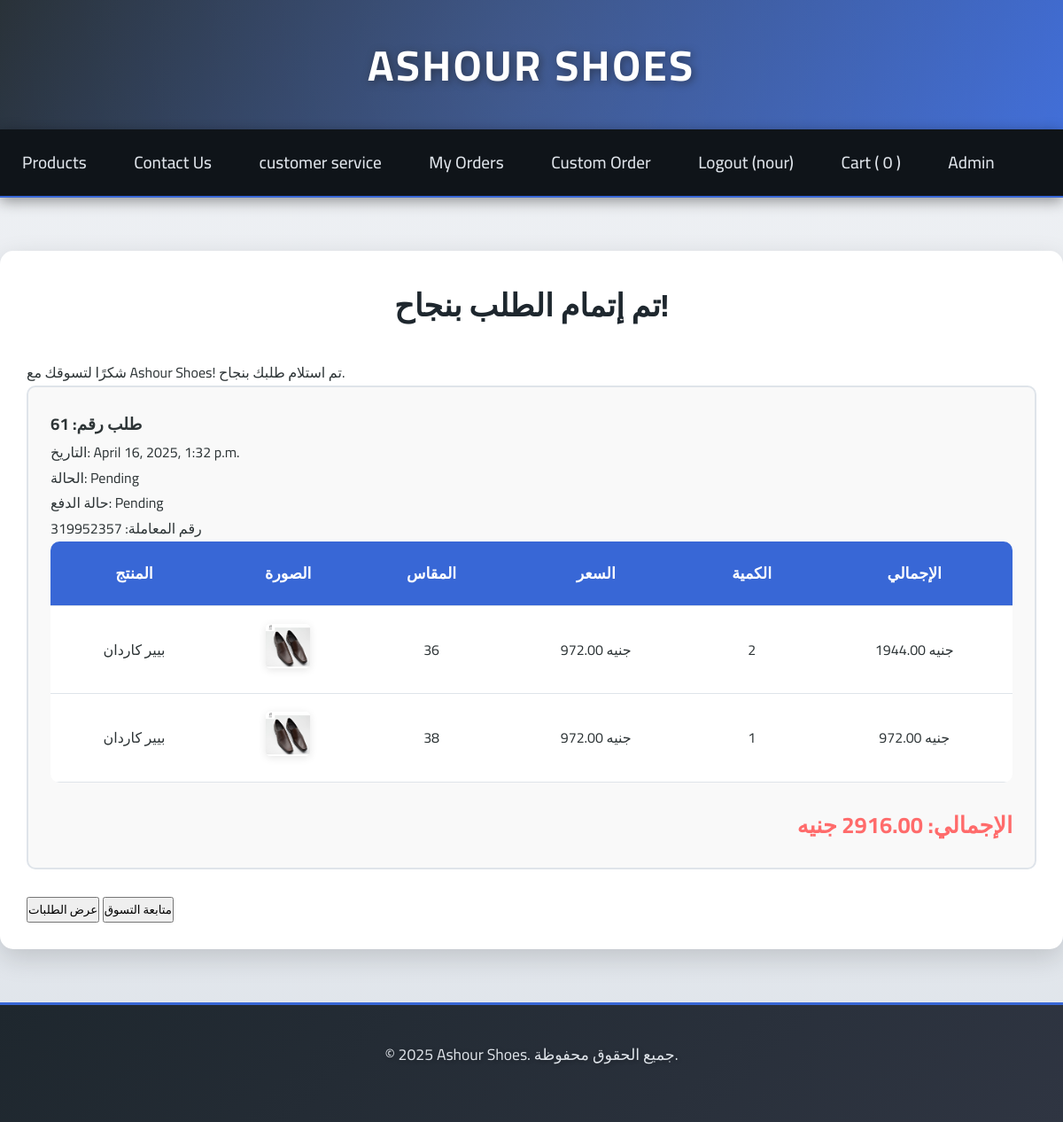
Page /order-confirmation/61/ (signed in) on the committed database.
### shop/models.py (models this page shows, shortened)
class Cart(models.Model):
    user = models.OneToOneField(User, on_delete=models.CASCADE)
    created_at = models.DateTimeField(auto_now_add=True)

class Order(models.Model):
    PAYMENT_CHOICES = [
        ('cash', 'الدفع عند الاستلام'),
        ('online', 'دفع إلكتروني'),
    ]
    PAYMENT_STATUS_CHOICES = [
        ('Pending', 'قيد الانتظار'),
        ('Paid', 'مدفوع'),
        ('Failed', 'فشل'),
    ]
    user = models.ForeignKey(User, on_delete=models.CASCADE, related_name='orders')
    created_at = models.DateTimeField(auto_now_add=True)
    total_price = models.DecimalField(max_digits=10, decimal_places=2)
    status = models.CharField(max_length=20, default='Pending')
    payment_method = models.CharField(max_length=100, choices=PAYMENT_CHOICES, default='cash')
    payment_status = models.CharField(max_length=20, choices=PAYMENT_STATUS_CHOICES, default='Pending')  # جديد
    transaction_id = models.CharField(max_length=100, null=True, blank=True)  # جديد

class OrderItem(models.Model):
    order = models.ForeignKey(Order, on_delete=models.CASCADE, related_name='items')
    product = models.ForeignKey(Product, on_delete=models.CASCADE)
    quantity = models.PositiveIntegerField()
    size = models.CharField(max_length=10)
    price = models.DecimalField(max_digits=6, decimal_places=2)  # السعر وقت الطلب
    def get_total_price(self):
        return self.quantity * self.price

class Product(models.Model):
    name = models.CharField(max_length=100)
    price1 = models.DecimalField(max_digits=6, decimal_places=2 ,null=True, blank=True)
    price = models.DecimalField(max_digits=6, decimal_places=2)
    description = models.TextField()
    image = models.ImageField(upload_to='products/')
    active = models.BooleanField(default=True)

### shop/views.py (the view)
# urls.py: path('order-confirmation/<int:order_id>/', views.order_confirmation, name='order_confirmation'),  # جديد
@login_required
def order_confirmation(request, order_id):
    order = get_object_or_404(Order, id=order_id, user=request.user)
    items_text = "\n".join([
        f"- {item.product.name} (المقاس: {item.size}) - الكمية: {item.quantity} - السعر: {float(item.price)} جنيه"
        for item in order.items.all()
    ])
    payment_order_data = {
        'order_id': order.id,
        'order_date': order.created_at.strftime('%Y-%m-%d %H:%M:%S'),
        'order_status': order.status,
        'order_total': float(order.total_price),
        'order_items': items_text,
        'user_name': request.user.username,
        'user_email': request.user.email,
        'payment_status': order.payment_status,
        'transaction_id': order.transaction_id or ''
    }
    payment_order_data_json = json.dumps(payment_order_data)
    return render(request, 'pages/order_confirmation.html', {
        'order': order,
        'order_data_json': payment_order_data_json
    })

### templates/pages/order_confirmation.html (shortened to what this page needs)
{% extends 'base.html' %}
{% block content %}
<section class="confirmation-section">
    <h2>تم إتمام الطلب بنجاح!</h2>
    <p>شكرًا لتسوقك مع Ashour Shoes! تم استلام طلبك بنجاح.</p>
    <div class="order-card">
        <h3>طلب رقم: {{ order.id }}</h3>
        <p>التاريخ: {{ order.created_at }}</p>
        <p>الحالة: {{ order.status }}</p>
        <p>حالة الدفع: {{ order.payment_status }}</p>
        {% if order.transaction_id %}
        <p>رقم المعاملة: {{ order.transaction_id }}</p>
        {% endif %}
        <table class="order-table">
            <thead>
                <tr>
                    <th>المنتج</th>
                    <th>الصورة</th>
                    <th>المقاس</th>
                    <th>السعر</th>
                    <th>الكمية</th>
                    <th>الإجمالي</th>
                </tr>
            </thead>
            <tbody>
                {% for item in order.items.all %}
                <tr>
                    <td>{{ item.product.name }}</td>
                    <td><img src="{{ item.product.image.url }}" alt="{{ item.product.name }}" style="width: 50px; height: 50px;"></td>
                    <td>{{ item.size }}</td>
                    <td>{{ item.price }} جنيه</td>
                    <td>{{ item.quantity }}</td>
                    <td>{{ item.get_total_price }} جنيه</td>
                </tr>
                {% endfor %}
            </tbody>
        </table>
        <p class="order-total">الإجمالي: {{ order.total_price }} جنيه</p>
    </div>
    <a href="{% url 'orders' %}"><button>عرض الطلبات</button></a>
    <a href="{% url 'products' %}"><button>متابعة التسوق</button></a>
</section>
{% endblock %}

### templates/parts/header.html (shortened to what this page needs)
<div class="header">
    <h1>Ashour Shoes</h1>
</div>
<nav>
    <a href="{% url 'products' %}">Products</a>
    <a href="{% url 'contact_us' %}">Contact Us</a>
    <a href="{% url 'customer_service' %}">customer service</a>
    {% if user.is_authenticated %}
        <a href="{% url 'orders' %}">My Orders</a>
        <a href="{% url 'custom_order' %}">Custom Order</a>
        <a href="{% url 'logout' %}">Logout ({{ user.username }})</a>
        <a href="{% url 'view_cart' %}">Cart (<span id="cart-count">
            {% with cart=user.cart %}
                {{ cart.items.count }}
            {% endwith %}
        </span>)</a>
        {% if user.is_superuser %}
        <a href="{% url 'admin:index' %}">Admin</a>
        {% endif %}
    {% endif %}
</nav>

### project/static/css/styles.css (style rules this page uses)
* { margin: 0; padding: 0; box-sizing: border-box; font-family: 'Cairo', sans-serif; }
body { background: linear-gradient(to bottom, #f0f2f5, #dfe4ea); color: #2d3436; line-height: 1.8; overflow-x: hidden; }
.header { background: linear-gradient(120deg, #1e272e, #3867d6); padding: 30px 0; text-align: center; box-shadow: 0 6px 20px rgba(0, 0, 0, 0.3); position: relative; overflow: hidden; }
.header h1 { color: #fff; font-size: 3rem; text-transform: uppercase; letter-spacing: 3px; font-weight: 700; animation: slideIn 1s ease-out; text-shadow: 2px 2px 10px rgba(0, 0, 0, 0.5); }
.header::before { content: ''; position: absolute; top: -50%; left: -50%; width: 200%; height: 200%; background: radial-gradient(circle, rgba(255, 255, 255, 0.1), transparent); animation: rotateGlow 15s infinite linear; }
nav { background: #0f1419; padding: 20px 0; position: sticky; top: 0; z-index: 1000; box-shadow: 0 4px 15px rgba(0, 0, 0, 0.4); border-bottom: 2px solid #3867d6; }
nav a { color: #dfe4ea; text-decoration: none; margin: 0 25px; font-size: 1.2rem; font-weight: 500; position: relative; transition: all 0.4s ease; }
nav a::after { content: ''; position: absolute; width: 0; height: 2px; background: #ff6b6b; bottom: -5px; left: 50%; transition: all 0.3s ease; }
.orders-section, .confirmation-section { max-width: 1300px; margin: 60px auto; padding: 30px; background: #fff; border-radius: 15px; box-shadow: 0 10px 30px rgba(0, 0, 0, 0.15); }
.orders-section h2, .confirmation-section h2 { color: #1e272e; font-size: 2.2rem; margin-bottom: 30px; text-align: center; text-transform: uppercase; }
.order-card { padding: 25px; border: 2px solid #dfe4ea; border-radius: 10px; margin-bottom: 30px; background: #f9f9f9; transition: all 0.3s ease; }
.order-table { width: 100%; border-collapse: collapse; background: #fff; border-radius: 10px; overflow: hidden; }
.order-table th, .order-table td { padding: 20px; text-align: center; border-bottom: 1px solid #dfe4ea; }
.order-table th { background: #3867d6; color: #fff; font-size: 1.1rem; text-transform: uppercase; }
.order-table img { border-radius: 5px; box-shadow: 0 2px 10px rgba(0, 0, 0, 0.1); }
.order-total { color: #ff6b6b; font-size: 1.6rem; font-weight: 700; text-align: right; margin-top: 25px; }

### rows in the picture
Cart: items.count "0"
Order: id "61", created_at "April 16, 2025, 1:32 p.m.", status "Pending", payment_status "Pending", transaction_id "319952357"
OrderItem: product.name "بيير كاردان", product.image (picture), size "36", price "972.00", quantity "2", get_total_price "1944.00"
OrderItem: product.name "بيير كاردان", product.image (picture), size "38", price "972.00", quantity "1", get_total_price "972.00"

### other values in the picture
{{ user.username }} "nour"
